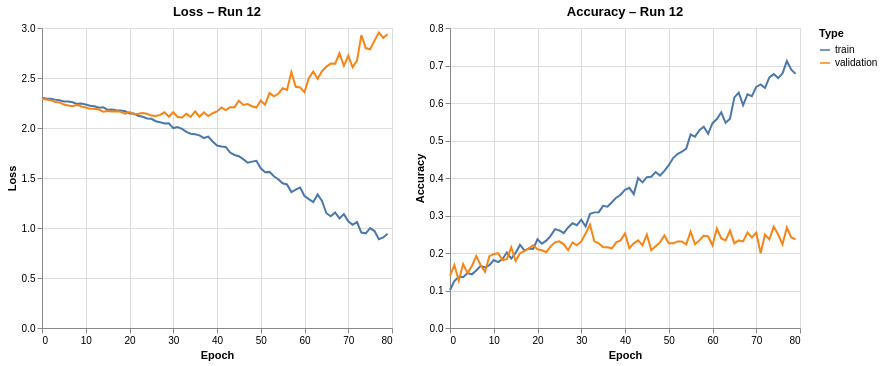

The cell this chart's notebook holds for it:
### Code cell
import json
import numpy as np
import pandas as pd
import altair as alt

# Hilfsfunktion (muss hier nochmal stehen — anderes Notebook, neue Umgebung)
def hist_to_df(train_hist, val_hist, value_name):
    rows  = [{"Epoch": ep, value_name: v, "Type": "train"} for ep, v in train_hist.items()]
    rows += [{"Epoch": ep, value_name: v, "Type": "validation"} for ep, v in val_hist.items()]
    df = pd.DataFrame(rows)
    return df[np.isfinite(df[value_name])]

# Run-ID hier anpassen
run_id = 12
with open(f"../results/run_{run_id}.json") as f:
    h = json.load(f)

train_loss = dict(enumerate(h["train_loss"]))
val_loss   = dict(enumerate(h["val_loss"]))
train_acc  = dict(enumerate(h["train_acc"]))
val_acc    = dict(enumerate(h["val_acc"]))

loss_df = hist_to_df(train_loss, val_loss, "Loss")
acc_df  = hist_to_df(train_acc,  val_acc,  "Accuracy")

loss_chart = alt.Chart(loss_df).mark_line().encode(
    x="Epoch", y="Loss", color="Type").properties(title=f"Loss – Run {run_id}", width=350)
acc_chart = alt.Chart(acc_df).mark_line().encode(
    x="Epoch", y="Accuracy", color="Type").properties(title=f"Accuracy – Run {run_id}", width=350)

loss_chart | acc_chart

### Figure 1 — Vega-Lite specification as saved in the notebook (floating-point values rounded to 4 significant figures; data arrays with more than 128 entries replaced by an {"elided": "..."} marker saying what was removed)
{"config": {"view": {"continuousWidth": 300, "continuousHeight": 300}}, "hconcat": [{"data": {"name": "data-f8dc736a790fc54d897a2ac2bd638183"}, "mark": {"type": "line"}, "encoding": {"color": {"field": "Type", "type": "nominal"}, "x": {"field": "Epoch", "type": "quantitative"}, "y": {"field": "Loss", "type": "quantitative"}}, "title": "Loss – Run 12", "width": 350}, {"data": {"name": "data-2a444ee2b204f5b91389ef52d0b3db6a"}, "mark": {"type": "line"}, "encoding": {"color": {"field": "Type", "type": "nominal"}, "x": {"field": "Epoch", "type": "quantitative"}, "y": {"field": "Accuracy", "type": "quantitative"}}, "title": "Accuracy – Run 12", "width": 350}], "$schema": "https://vega.github.io/schema/vega-lite/v5.20.1.json", "datasets": {"data-f8dc736a790fc54d897a2ac2bd638183": {"elided": "160 records"}, "data-2a444ee2b204f5b91389ef52d0b3db6a": {"elided": "160 records"}}}
